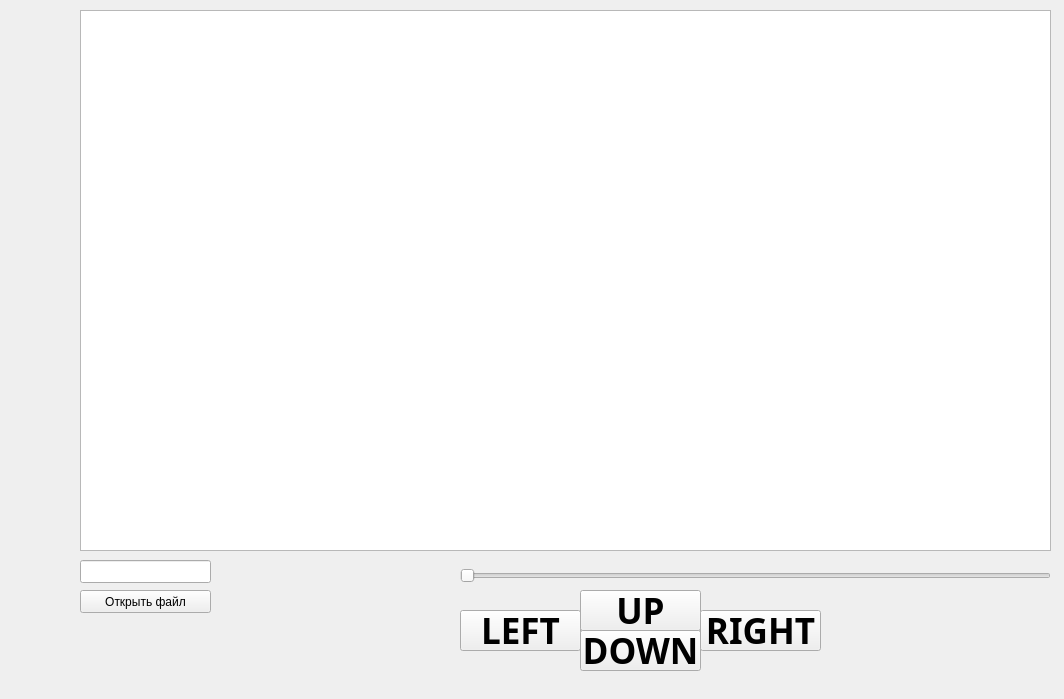
<?xml version="1.0" encoding="UTF-8"?>
<ui version="4.0">
 <class>MainWindow</class>
 <widget class="QMainWindow" name="MainWindow">
  <property name="geometry">
   <rect>
    <x>0</x>
    <y>0</y>
    <width>1064</width>
    <height>699</height>
   </rect>
  </property>
  <property name="windowTitle">
   <string>MainWindow</string>
  </property>
  <widget class="QWidget" name="centralWidget">
   <widget class="QGraphicsView" name="view">
    <property name="geometry">
     <rect>
      <x>80</x>
      <y>10</y>
      <width>971</width>
      <height>541</height>
     </rect>
    </property>
   </widget>
   <widget class="QLineEdit" name="filename">
    <property name="geometry">
     <rect>
      <x>80</x>
      <y>560</y>
      <width>131</width>
      <height>23</height>
     </rect>
    </property>
    <property name="text">
     <string/>
    </property>
   </widget>
   <widget class="QPushButton" name="open">
    <property name="geometry">
     <rect>
      <x>80</x>
      <y>590</y>
      <width>131</width>
      <height>23</height>
     </rect>
    </property>
    <property name="text">
     <string>Открыть файл</string>
    </property>
   </widget>
   <widget class="QSlider" name="scale">
    <property name="geometry">
     <rect>
      <x>460</x>
      <y>560</y>
      <width>591</width>
      <height>31</height>
     </rect>
    </property>
    <property name="orientation">
     <enum>Qt::Horizontal</enum>
    </property>
   </widget>
   <widget class="QPushButton" name="turn_left">
    <property name="geometry">
     <rect>
      <x>460</x>
      <y>610</y>
      <width>121</width>
      <height>41</height>
     </rect>
    </property>
    <property name="font">
     <font>
      <family>Proxima Nova</family>
      <pointsize>26</pointsize>
      <weight>75</weight>
      <bold>true</bold>
     </font>
    </property>
    <property name="text">
     <string>LEFT</string>
    </property>
   </widget>
   <widget class="QPushButton" name="turn_down">
    <property name="geometry">
     <rect>
      <x>580</x>
      <y>630</y>
      <width>121</width>
      <height>41</height>
     </rect>
    </property>
    <property name="font">
     <font>
      <family>Proxima Nova Condensed</family>
      <pointsize>26</pointsize>
      <weight>75</weight>
      <bold>true</bold>
     </font>
    </property>
    <property name="text">
     <string>DOWN</string>
    </property>
   </widget>
   <widget class="QPushButton" name="turn_up">
    <property name="geometry">
     <rect>
      <x>580</x>
      <y>590</y>
      <width>121</width>
      <height>41</height>
     </rect>
    </property>
    <property name="font">
     <font>
      <family>Proxima Nova Condensed</family>
      <pointsize>26</pointsize>
      <weight>75</weight>
      <bold>true</bold>
     </font>
    </property>
    <property name="text">
     <string>UP</string>
    </property>
   </widget>
   <widget class="QPushButton" name="turn_right">
    <property name="geometry">
     <rect>
      <x>700</x>
      <y>610</y>
      <width>121</width>
      <height>41</height>
     </rect>
    </property>
    <property name="font">
     <font>
      <family>Proxima Nova</family>
      <pointsize>26</pointsize>
      <weight>75</weight>
      <bold>true</bold>
     </font>
    </property>
    <property name="text">
     <string>RIGHT</string>
    </property>
   </widget>
  </widget>
 </widget>
 <layoutdefault spacing="6" margin="11"/>
 <resources/>
 <connections/>
</ui>
